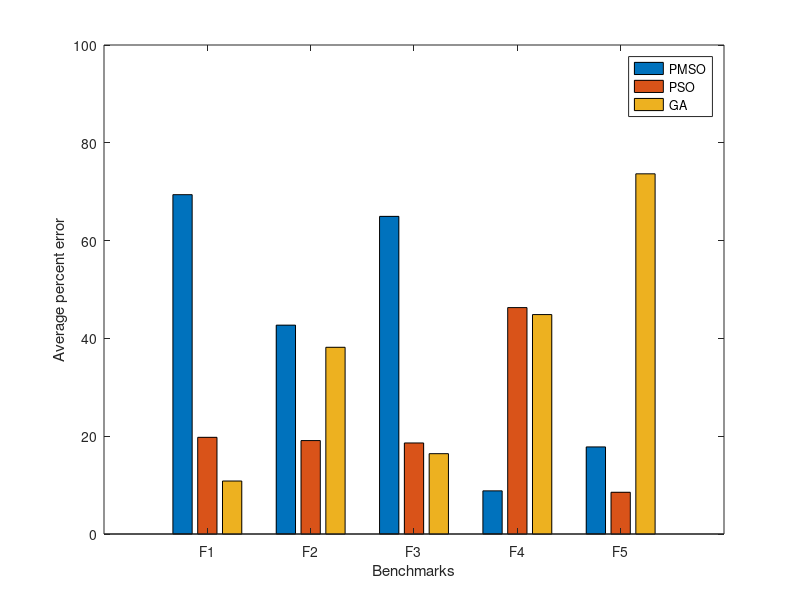

Write the MATLAB code that produced this figure.
clc
clear all
close all

%% F1:
%%%%%%%%%%%%%% 5 particles:
PMSO(1) = 1.4478;
PSO(1) = 0.2758;
GA(1) = 0.4236;
Sum = PMSO(1) + PSO(1) + GA(1);
PMSO(1) = (PMSO(1) / Sum) * 100;
PSO(1) = (PSO(1) / Sum) * 100;
GA(1) = (GA(1) / Sum) * 100;

%%%%%%%%%%%%%% 10 particles:
PMSO(2) = 1.1121;
PSO(2) = 0.2850;
GA(2) = 0.0960;
Sum = PMSO(2) + PSO(2) + GA(2);
PMSO(2) = (PMSO(2) / Sum) * 100;
PSO(2) = (PSO(2) / Sum) * 100;
GA(2) = (GA(2) / Sum) * 100;

%%%%%%%%%%%%%% 15 particles:
PMSO(3) = 0.6859;
PSO(3) = 0.2834;
GA(3) = 0.0657;
Sum = PMSO(3) + PSO(3) + GA(3);
PMSO(3) = (PMSO(3) / Sum) * 100;
PSO(3) = (PSO(3) / Sum) * 100;
GA(3) = (GA(3) / Sum) * 100;

%%%%%%%%%%%%%% averaging:
PMSO_average = mean(PMSO);
PSO_average = mean(PSO);
GA_average = mean(GA);

%%%%%%%%%%%%%% creating F1:
F(1,:) = [PMSO_average, PSO_average, GA_average];

%% F2:
%%%%%%%%%%%%%% 5 particles:
PMSO(1) = 8.2902;
PSO(1) = 3.7709;
GA(1) = 9.8706;
Sum = PMSO(1) + PSO(1) + GA(1);
PMSO(1) = (PMSO(1) / Sum) * 100;
PSO(1) = (PSO(1) / Sum) * 100;
GA(1) = (GA(1) / Sum) * 100;

%%%%%%%%%%%%%% 10 particles:
PMSO(2) = 7.4949;
PSO(2) = 3.2434;
GA(2) = 6.3269;
Sum = PMSO(2) + PSO(2) + GA(2);
PMSO(2) = (PMSO(2) / Sum) * 100;
PSO(2) = (PSO(2) / Sum) * 100;
GA(2) = (GA(2) / Sum) * 100;

%%%%%%%%%%%%%% 15 particles:
PMSO(3) = 7.3416;
PSO(3) = 3.3406;
GA(3) = 5.1359;
Sum = PMSO(3) + PSO(3) + GA(3);
PMSO(3) = (PMSO(3) / Sum) * 100;
PSO(3) = (PSO(3) / Sum) * 100;
GA(3) = (GA(3) / Sum) * 100;

%%%%%%%%%%%%%% averaging:
PMSO_average = mean(PMSO);
PSO_average = mean(PSO);
GA_average = mean(GA);

%%%%%%%%%%%%%% creating F2:
F(2,:) = [PMSO_average, PSO_average, GA_average];

%% F3:
%%%%%%%%%%%%%% 5 particles:
PMSO(1) = 1.9898;
PSO(1) = 0.3506;
GA(1) = 1.0906;
Sum = PMSO(1) + PSO(1) + GA(1);
PMSO(1) = (PMSO(1) / Sum) * 100;
PSO(1) = (PSO(1) / Sum) * 100;
GA(1) = (GA(1) / Sum) * 100;

%%%%%%%%%%%%%% 10 particles:
PMSO(2) = 1.4596;
PSO(2) = 0.4236;
GA(2) = 0.2340;
Sum = PMSO(2) + PSO(2) + GA(2);
PMSO(2) = (PMSO(2) / Sum) * 100;
PSO(2) = (PSO(2) / Sum) * 100;
GA(2) = (GA(2) / Sum) * 100;

%%%%%%%%%%%%%% 15 particles:
PMSO(3) = 0.9215;
PSO(3) = 0.3476;
GA(3) = 0.0874;
Sum = PMSO(3) + PSO(3) + GA(3);
PMSO(3) = (PMSO(3) / Sum) * 100;
PSO(3) = (PSO(3) / Sum) * 100;
GA(3) = (GA(3) / Sum) * 100;

%%%%%%%%%%%%%% averaging:
PMSO_average = mean(PMSO);
PSO_average = mean(PSO);
GA_average = mean(GA);

%%%%%%%%%%%%%% creating F3:
F(3,:) = [PMSO_average, PSO_average, GA_average];

%% F4:
%%%%%%%%%%%%%% 5 particles:
PMSO(1) = 9.9468;
PSO(1) = 724.0000;
GA(1) = 376.9373;
Sum = PMSO(1) + PSO(1) + GA(1);
PMSO(1) = (PMSO(1) / Sum) * 100;
PSO(1) = (PSO(1) / Sum) * 100;
GA(1) = (GA(1) / Sum) * 100;

%%%%%%%%%%%%%% 10 particles:
PMSO(2) = 13.5285;
PSO(2) = 543.2500;
GA(2) = 189.5539;
Sum = PMSO(2) + PSO(2) + GA(2);
PMSO(2) = (PMSO(2) / Sum) * 100;
PSO(2) = (PSO(2) / Sum) * 100;
GA(2) = (GA(2) / Sum) * 100;

%%%%%%%%%%%%%% 15 particles:
PMSO(3) = 6.3068;
PSO(3) = 0.2500;
GA(3) = 19.9794;
Sum = PMSO(3) + PSO(3) + GA(3);
PMSO(3) = (PMSO(3) / Sum) * 100;
PSO(3) = (PSO(3) / Sum) * 100;
GA(3) = (GA(3) / Sum) * 100;

%%%%%%%%%%%%%% averaging:
PMSO_average = mean(PMSO);
PSO_average = mean(PSO);
GA_average = mean(GA);

%%%%%%%%%%%%%% creating F4:
F(4,:) = [PMSO_average, PSO_average, GA_average];

%% F5:
%%%%%%%%%%%%%% 5 particles:
PMSO(1) = 38.4721;
PSO(1) = 32.5601;
GA(1) = 59.6147;
Sum = PMSO(1) + PSO(1) + GA(1);
PMSO(1) = (PMSO(1) / Sum) * 100;
PSO(1) = (PSO(1) / Sum) * 100;
GA(1) = (GA(1) / Sum) * 100;

%%%%%%%%%%%%%% 10 particles:
PMSO(2) = 10.9815;
PSO(2) = 0.2722;
GA(2) = 60.4727;
Sum = PMSO(2) + PSO(2) + GA(2);
PMSO(2) = (PMSO(2) / Sum) * 100;
PSO(2) = (PSO(2) / Sum) * 100;
GA(2) = (GA(2) / Sum) * 100;

%%%%%%%%%%%%%% 15 particles:
PMSO(3) = 7.4049;
PSO(3) = 0.2604;
GA(3) = 77.7865;
Sum = PMSO(3) + PSO(3) + GA(3);
PMSO(3) = (PMSO(3) / Sum) * 100;
PSO(3) = (PSO(3) / Sum) * 100;
GA(3) = (GA(3) / Sum) * 100;

%%%%%%%%%%%%%% averaging:
PMSO_average = mean(PMSO);
PSO_average = mean(PSO);
GA_average = mean(GA);

%%%%%%%%%%%%%% creating F5:
F(5,:) = [PMSO_average, PSO_average, GA_average];

%% bar:
bar(F, 'grouped');
ylim([0 100]);
legend('PMSO', 'PSO', 'GA');
xlabel('Benchmarks');
ylabel('Average percent error');
set(gca, 'XTickLabel',{'F1','F2','F3','F4','F5'});
